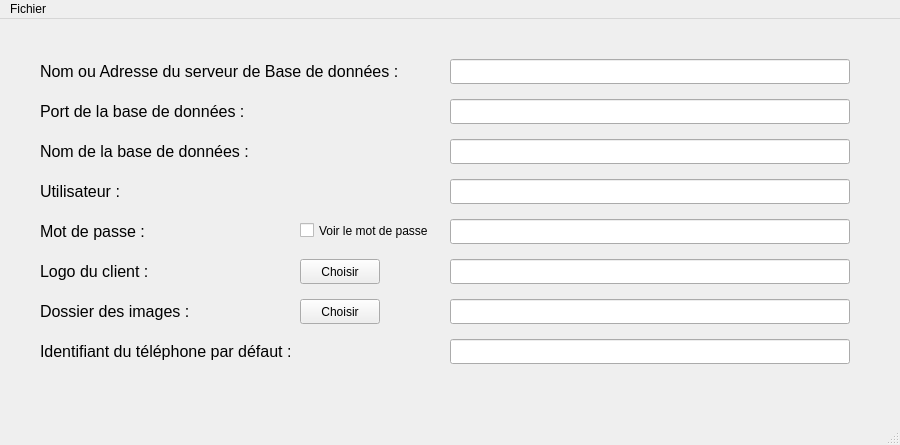
<?xml version="1.0" encoding="UTF-8"?>
<ui version="4.0">
 <class>MainWindowConfigurationRondier</class>
 <widget class="QMainWindow" name="MainWindowConfigurationRondier">
  <property name="geometry">
   <rect>
    <x>0</x>
    <y>0</y>
    <width>900</width>
    <height>445</height>
   </rect>
  </property>
  <property name="windowTitle">
   <string>MainWindow</string>
  </property>
  <widget class="QWidget" name="centralwidget">
   <widget class="QLabel" name="label_4">
    <property name="geometry">
     <rect>
      <x>40</x>
      <y>160</y>
      <width>87</width>
      <height>25</height>
     </rect>
    </property>
    <property name="font">
     <font>
      <pointsize>12</pointsize>
     </font>
    </property>
    <property name="text">
     <string>Utilisateur :</string>
    </property>
   </widget>
   <widget class="QLabel" name="label_7">
    <property name="geometry">
     <rect>
      <x>40</x>
      <y>280</y>
      <width>155</width>
      <height>25</height>
     </rect>
    </property>
    <property name="font">
     <font>
      <pointsize>12</pointsize>
     </font>
    </property>
    <property name="text">
     <string>Dossier des images :</string>
    </property>
   </widget>
   <widget class="QLineEdit" name="lineEditNomBDD">
    <property name="geometry">
     <rect>
      <x>450</x>
      <y>120</y>
      <width>400</width>
      <height>25</height>
     </rect>
    </property>
   </widget>
   <widget class="QCheckBox" name="checkBox">
    <property name="geometry">
     <rect>
      <x>300</x>
      <y>200</y>
      <width>141</width>
      <height>23</height>
     </rect>
    </property>
    <property name="text">
     <string>Voir le mot de passe</string>
    </property>
   </widget>
   <widget class="QLabel" name="label">
    <property name="geometry">
     <rect>
      <x>40</x>
      <y>40</y>
      <width>374</width>
      <height>25</height>
     </rect>
    </property>
    <property name="font">
     <font>
      <pointsize>12</pointsize>
     </font>
    </property>
    <property name="text">
     <string>Nom ou Adresse du serveur de Base de données :</string>
    </property>
   </widget>
   <widget class="QPushButton" name="pushButtonChoisirLogo">
    <property name="geometry">
     <rect>
      <x>300</x>
      <y>240</y>
      <width>80</width>
      <height>25</height>
     </rect>
    </property>
    <property name="text">
     <string>Choisir</string>
    </property>
   </widget>
   <widget class="QLabel" name="label_6">
    <property name="geometry">
     <rect>
      <x>40</x>
      <y>240</y>
      <width>209</width>
      <height>25</height>
     </rect>
    </property>
    <property name="font">
     <font>
      <pointsize>12</pointsize>
     </font>
    </property>
    <property name="text">
     <string>Logo du client :</string>
    </property>
   </widget>
   <widget class="QLineEdit" name="lineEditServeurBDD">
    <property name="geometry">
     <rect>
      <x>450</x>
      <y>40</y>
      <width>400</width>
      <height>25</height>
     </rect>
    </property>
   </widget>
   <widget class="QLabel" name="label_8">
    <property name="geometry">
     <rect>
      <x>40</x>
      <y>320</y>
      <width>257</width>
      <height>25</height>
     </rect>
    </property>
    <property name="font">
     <font>
      <pointsize>12</pointsize>
     </font>
    </property>
    <property name="text">
     <string>Identifiant du téléphone par défaut :</string>
    </property>
   </widget>
   <widget class="QLabel" name="label_2">
    <property name="geometry">
     <rect>
      <x>40</x>
      <y>80</y>
      <width>213</width>
      <height>25</height>
     </rect>
    </property>
    <property name="font">
     <font>
      <pointsize>12</pointsize>
     </font>
    </property>
    <property name="text">
     <string>Port de la base de données :</string>
    </property>
   </widget>
   <widget class="QLineEdit" name="lineEditUtilisateur">
    <property name="geometry">
     <rect>
      <x>450</x>
      <y>160</y>
      <width>400</width>
      <height>25</height>
     </rect>
    </property>
   </widget>
   <widget class="QLineEdit" name="lineEditCheminImages">
    <property name="geometry">
     <rect>
      <x>450</x>
      <y>240</y>
      <width>400</width>
      <height>25</height>
     </rect>
    </property>
   </widget>
   <widget class="QLineEdit" name="lineEditTelephone">
    <property name="geometry">
     <rect>
      <x>450</x>
      <y>320</y>
      <width>400</width>
      <height>25</height>
     </rect>
    </property>
   </widget>
   <widget class="QLabel" name="label_5">
    <property name="geometry">
     <rect>
      <x>40</x>
      <y>200</y>
      <width>109</width>
      <height>25</height>
     </rect>
    </property>
    <property name="font">
     <font>
      <pointsize>12</pointsize>
     </font>
    </property>
    <property name="text">
     <string>Mot de passe :</string>
    </property>
   </widget>
   <widget class="QLineEdit" name="lineEditPortBDD">
    <property name="geometry">
     <rect>
      <x>450</x>
      <y>80</y>
      <width>400</width>
      <height>25</height>
     </rect>
    </property>
   </widget>
   <widget class="QLineEdit" name="lineEditMDP">
    <property name="geometry">
     <rect>
      <x>450</x>
      <y>200</y>
      <width>400</width>
      <height>25</height>
     </rect>
    </property>
    <property name="echoMode">
     <enum>QLineEdit::Password</enum>
    </property>
   </widget>
   <widget class="QPushButton" name="pushButtonChoisirDossier">
    <property name="geometry">
     <rect>
      <x>300</x>
      <y>280</y>
      <width>80</width>
      <height>25</height>
     </rect>
    </property>
    <property name="text">
     <string>Choisir</string>
    </property>
   </widget>
   <widget class="QLabel" name="label_3">
    <property name="geometry">
     <rect>
      <x>40</x>
      <y>120</y>
      <width>218</width>
      <height>25</height>
     </rect>
    </property>
    <property name="font">
     <font>
      <pointsize>12</pointsize>
     </font>
    </property>
    <property name="text">
     <string>Nom de la base de données :</string>
    </property>
   </widget>
   <widget class="QLineEdit" name="lineEditDossierImages">
    <property name="geometry">
     <rect>
      <x>450</x>
      <y>280</y>
      <width>400</width>
      <height>25</height>
     </rect>
    </property>
   </widget>
  </widget>
  <widget class="QMenuBar" name="menubar">
   <property name="geometry">
    <rect>
     <x>0</x>
     <y>0</y>
     <width>900</width>
     <height>22</height>
    </rect>
   </property>
   <widget class="QMenu" name="menuFichier">
    <property name="title">
     <string>Fichier</string>
    </property>
    <addaction name="actionNouveau"/>
    <addaction name="actionOuvrir"/>
    <addaction name="actionEnregistrer"/>
    <addaction name="separator"/>
    <addaction name="actionQuitter"/>
   </widget>
   <addaction name="menuFichier"/>
  </widget>
  <widget class="QStatusBar" name="statusbar"/>
  <action name="actionNouveau">
   <property name="text">
    <string>Nouveau</string>
   </property>
  </action>
  <action name="actionOuvrir">
   <property name="text">
    <string>Ouvrir</string>
   </property>
  </action>
  <action name="actionEnregistrer">
   <property name="text">
    <string>Enregistrer</string>
   </property>
  </action>
  <action name="actionQuitter">
   <property name="text">
    <string>Quitter</string>
   </property>
  </action>
 </widget>
 <resources/>
 <connections>
  <connection>
   <sender>actionQuitter</sender>
   <signal>triggered()</signal>
   <receiver>MainWindowConfigurationRondier</receiver>
   <slot>close()</slot>
   <hints>
    <hint type="sourcelabel">
     <x>-1</x>
     <y>-1</y>
    </hint>
    <hint type="destinationlabel">
     <x>449</x>
     <y>222</y>
    </hint>
   </hints>
  </connection>
 </connections>
</ui>
